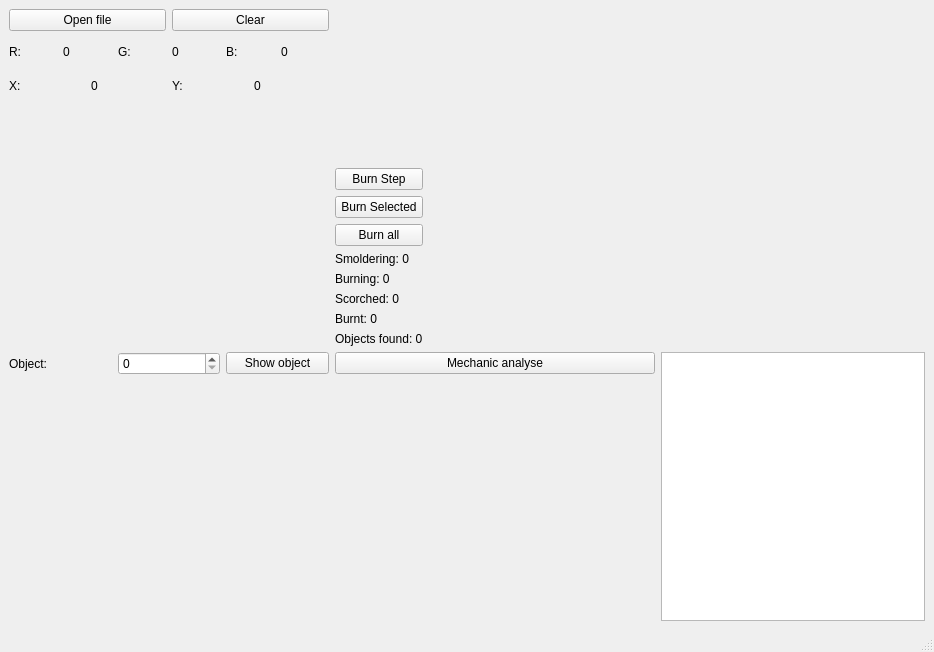
<?xml version="1.0" encoding="UTF-8"?>
<ui version="4.0">
 <class>MainWindow</class>
 <widget class="QMainWindow" name="MainWindow">
  <property name="geometry">
   <rect>
    <x>0</x>
    <y>0</y>
    <width>934</width>
    <height>652</height>
   </rect>
  </property>
  <property name="sizePolicy">
   <sizepolicy hsizetype="Fixed" vsizetype="Fixed">
    <horstretch>0</horstretch>
    <verstretch>0</verstretch>
   </sizepolicy>
  </property>
  <property name="minimumSize">
   <size>
    <width>0</width>
    <height>0</height>
   </size>
  </property>
  <property name="maximumSize">
   <size>
    <width>934</width>
    <height>652</height>
   </size>
  </property>
  <property name="windowTitle">
   <string>MainWindow</string>
  </property>
  <widget class="QWidget" name="centralwidget">
   <layout class="QVBoxLayout" name="verticalLayout_9">
    <item>
     <layout class="QVBoxLayout" name="verticalLayout_8">
      <item>
       <layout class="QHBoxLayout" name="horizontalLayout_4">
        <item>
         <layout class="QVBoxLayout" name="verticalLayout_7">
          <item>
           <layout class="QHBoxLayout" name="horizontalLayout_3">
            <item>
             <widget class="QPushButton" name="open_file_button">
              <property name="text">
               <string>Open file</string>
              </property>
             </widget>
            </item>
            <item>
             <widget class="QPushButton" name="clear_button">
              <property name="text">
               <string>Clear</string>
              </property>
             </widget>
            </item>
           </layout>
          </item>
          <item>
           <layout class="QVBoxLayout" name="verticalLayout_4">
            <item>
             <layout class="QHBoxLayout" name="horizontalLayout_2">
              <item>
               <widget class="QLabel" name="r_label">
                <property name="text">
                 <string>R:</string>
                </property>
               </widget>
              </item>
              <item>
               <widget class="QLabel" name="r_val_label">
                <property name="text">
                 <string>0</string>
                </property>
               </widget>
              </item>
              <item>
               <widget class="QLabel" name="g_label">
                <property name="text">
                 <string>G:</string>
                </property>
               </widget>
              </item>
              <item>
               <widget class="QLabel" name="g_val_label">
                <property name="text">
                 <string>0</string>
                </property>
               </widget>
              </item>
              <item>
               <widget class="QLabel" name="b_label">
                <property name="text">
                 <string>B:</string>
                </property>
               </widget>
              </item>
              <item>
               <widget class="QLabel" name="b_val_label">
                <property name="text">
                 <string>0</string>
                </property>
               </widget>
              </item>
             </layout>
            </item>
            <item>
             <layout class="QHBoxLayout" name="horizontalLayout">
              <item>
               <widget class="QLabel" name="x_label">
                <property name="text">
                 <string>X:</string>
                </property>
               </widget>
              </item>
              <item>
               <widget class="QLabel" name="x_pos_label">
                <property name="text">
                 <string>0</string>
                </property>
               </widget>
              </item>
              <item>
               <widget class="QLabel" name="y_label">
                <property name="text">
                 <string>Y:</string>
                </property>
               </widget>
              </item>
              <item>
               <widget class="QLabel" name="y_pos_label">
                <property name="text">
                 <string>0</string>
                </property>
               </widget>
              </item>
             </layout>
            </item>
           </layout>
          </item>
          <item>
           <widget class="ClickableLabel" name="image_label">
            <property name="sizePolicy">
             <sizepolicy hsizetype="Preferred" vsizetype="Minimum">
              <horstretch>0</horstretch>
              <verstretch>0</verstretch>
             </sizepolicy>
            </property>
            <property name="minimumSize">
             <size>
              <width>320</width>
              <height>240</height>
             </size>
            </property>
            <property name="maximumSize">
             <size>
              <width>320</width>
              <height>240</height>
             </size>
            </property>
            <property name="text">
             <string/>
            </property>
           </widget>
          </item>
         </layout>
        </item>
        <item>
         <layout class="QVBoxLayout" name="verticalLayout_5">
          <item>
           <spacer name="verticalSpacer_2">
            <property name="orientation">
             <enum>Qt::Orientation::Vertical</enum>
            </property>
            <property name="sizeHint" stdset="0">
             <size>
              <width>20</width>
              <height>40</height>
             </size>
            </property>
           </spacer>
          </item>
          <item>
           <layout class="QVBoxLayout" name="verticalLayout_2">
            <item>
             <widget class="QPushButton" name="burn_step_button">
              <property name="text">
               <string>Burn Step</string>
              </property>
             </widget>
            </item>
            <item>
             <widget class="QPushButton" name="burn_selected_button">
              <property name="text">
               <string>Burn Selected</string>
              </property>
             </widget>
            </item>
            <item>
             <widget class="QPushButton" name="burn_all_button">
              <property name="text">
               <string>Burn all</string>
              </property>
             </widget>
            </item>
           </layout>
          </item>
          <item>
           <layout class="QVBoxLayout" name="verticalLayout_3">
            <item>
             <widget class="QLabel" name="smoldering_label">
              <property name="text">
               <string>Smoldering: 0</string>
              </property>
             </widget>
            </item>
            <item>
             <widget class="QLabel" name="burning_label">
              <property name="text">
               <string>Burning: 0</string>
              </property>
             </widget>
            </item>
            <item>
             <widget class="QLabel" name="scorched_label">
              <property name="text">
               <string>Scorched: 0</string>
              </property>
             </widget>
            </item>
            <item>
             <widget class="QLabel" name="burnt_label">
              <property name="text">
               <string>Burnt: 0</string>
              </property>
             </widget>
            </item>
            <item>
             <widget class="QLabel" name="objects_found_label">
              <property name="text">
               <string>Objects found: 0</string>
              </property>
             </widget>
            </item>
           </layout>
          </item>
         </layout>
        </item>
        <item>
         <spacer name="horizontalSpacer">
          <property name="orientation">
           <enum>Qt::Orientation::Horizontal</enum>
          </property>
          <property name="sizeHint" stdset="0">
           <size>
            <width>40</width>
            <height>20</height>
           </size>
          </property>
         </spacer>
        </item>
       </layout>
      </item>
      <item>
       <layout class="QHBoxLayout" name="horizontalLayout_7">
        <item>
         <layout class="QVBoxLayout" name="verticalLayout">
          <item>
           <layout class="QHBoxLayout" name="horizontalLayout_5">
            <item>
             <widget class="QLabel" name="object_number_label">
              <property name="text">
               <string>Object:</string>
              </property>
             </widget>
            </item>
            <item>
             <widget class="QSpinBox" name="object_spinbox">
              <property name="minimum">
               <number>0</number>
              </property>
              <property name="maximum">
               <number>1</number>
              </property>
             </widget>
            </item>
            <item>
             <widget class="QPushButton" name="show_object_button">
              <property name="text">
               <string>Show object</string>
              </property>
             </widget>
            </item>
           </layout>
          </item>
          <item>
           <widget class="QLabel" name="object_label">
            <property name="sizePolicy">
             <sizepolicy hsizetype="Preferred" vsizetype="Minimum">
              <horstretch>0</horstretch>
              <verstretch>0</verstretch>
             </sizepolicy>
            </property>
            <property name="minimumSize">
             <size>
              <width>320</width>
              <height>240</height>
             </size>
            </property>
            <property name="maximumSize">
             <size>
              <width>640</width>
              <height>480</height>
             </size>
            </property>
            <property name="text">
             <string/>
            </property>
           </widget>
          </item>
         </layout>
        </item>
        <item>
         <layout class="QVBoxLayout" name="verticalLayout_6">
          <item>
           <widget class="QPushButton" name="analyse_mech_button">
            <property name="text">
             <string>Mechanic analyse</string>
            </property>
           </widget>
          </item>
          <item>
           <widget class="QLabel" name="mechanic_label">
            <property name="sizePolicy">
             <sizepolicy hsizetype="Preferred" vsizetype="Minimum">
              <horstretch>0</horstretch>
              <verstretch>0</verstretch>
             </sizepolicy>
            </property>
            <property name="minimumSize">
             <size>
              <width>320</width>
              <height>240</height>
             </size>
            </property>
            <property name="maximumSize">
             <size>
              <width>320</width>
              <height>240</height>
             </size>
            </property>
            <property name="text">
             <string/>
            </property>
           </widget>
          </item>
         </layout>
        </item>
        <item>
         <widget class="QTextEdit" name="analyse_log">
          <property name="sizePolicy">
           <sizepolicy hsizetype="Minimum" vsizetype="Minimum">
            <horstretch>0</horstretch>
            <verstretch>0</verstretch>
           </sizepolicy>
          </property>
          <property name="html">
           <string>&lt;!DOCTYPE HTML PUBLIC &quot;-//W3C//DTD HTML 4.0//EN&quot; &quot;http://www.w3.org/TR/REC-html40/strict.dtd&quot;&gt;
&lt;html&gt;&lt;head&gt;&lt;meta name=&quot;qrichtext&quot; content=&quot;1&quot; /&gt;&lt;meta charset=&quot;utf-8&quot; /&gt;&lt;style type=&quot;text/css&quot;&gt;
p, li { white-space: pre-wrap; }
hr { height: 1px; border-width: 0; }
li.unchecked::marker { content: &quot;\2610&quot;; }
li.checked::marker { content: &quot;\2612&quot;; }
&lt;/style&gt;&lt;/head&gt;&lt;body style=&quot; font-family:'Sans Serif'; font-size:9pt; font-weight:400; font-style:normal;&quot;&gt;
&lt;p style=&quot;-qt-paragraph-type:empty; margin-top:0px; margin-bottom:0px; margin-left:0px; margin-right:0px; -qt-block-indent:0; text-indent:0px;&quot;&gt;&lt;br /&gt;&lt;/p&gt;&lt;/body&gt;&lt;/html&gt;</string>
          </property>
         </widget>
        </item>
       </layout>
      </item>
     </layout>
    </item>
   </layout>
  </widget>
  <widget class="QMenuBar" name="menubar">
   <property name="geometry">
    <rect>
     <x>0</x>
     <y>0</y>
     <width>934</width>
     <height>22</height>
    </rect>
   </property>
  </widget>
  <widget class="QStatusBar" name="statusbar"/>
 </widget>
 <customwidgets>
  <customwidget>
   <class>ClickableLabel</class>
   <extends>QLabel</extends>
   <header>clickablelabel</header>
  </customwidget>
 </customwidgets>
 <resources/>
 <connections/>
</ui>
